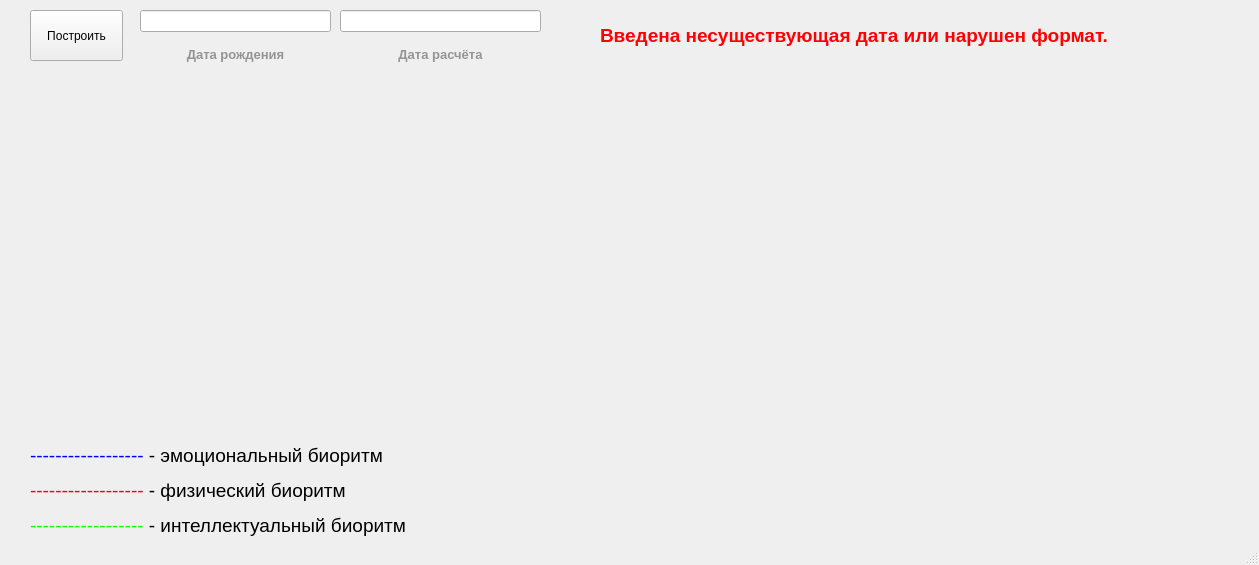
<?xml version="1.0" encoding="UTF-8"?>
<ui version="4.0">
 <class>MainWindow</class>
 <widget class="QMainWindow" name="MainWindow">
  <property name="geometry">
   <rect>
    <x>0</x>
    <y>0</y>
    <width>1259</width>
    <height>565</height>
   </rect>
  </property>
  <property name="windowTitle">
   <string>MainWindow</string>
  </property>
  <widget class="QWidget" name="centralwidget">
   <widget class="QPushButton" name="pushButton">
    <property name="geometry">
     <rect>
      <x>30</x>
      <y>10</y>
      <width>93</width>
      <height>51</height>
     </rect>
    </property>
    <property name="text">
     <string>Построить</string>
    </property>
   </widget>
   <widget class="QCustomPlot" name="widget" native="true">
    <property name="geometry">
     <rect>
      <x>30</x>
      <y>70</y>
      <width>1191</width>
      <height>361</height>
     </rect>
    </property>
   </widget>
   <widget class="QLabel" name="label">
    <property name="geometry">
     <rect>
      <x>30</x>
      <y>420</y>
      <width>651</width>
      <height>141</height>
     </rect>
    </property>
    <property name="text">
     <string>&lt;html&gt;&lt;head/&gt;&lt;body&gt;&lt;p&gt;&lt;span style=&quot; font-size:14pt; color:#0000ff;&quot;&gt;------------------&lt;/span&gt;&lt;span style=&quot; font-size:14pt;&quot;&gt; - эмоциональный биоритм&lt;/span&gt;&lt;/p&gt;&lt;p&gt;&lt;span style=&quot; font-size:14pt; color:#ff0004;&quot;&gt;------------------&lt;/span&gt;&lt;span style=&quot; font-size:14pt;&quot;&gt; - физический биоритм&lt;/span&gt;&lt;/p&gt;&lt;p&gt;&lt;span style=&quot; font-size:14pt; color:#11ff00;&quot;&gt;------------------&lt;/span&gt;&lt;span style=&quot; font-size:14pt;&quot;&gt; - интеллектуальный биоритм&lt;/span&gt;&lt;/p&gt;&lt;/body&gt;&lt;/html&gt;</string>
    </property>
   </widget>
   <widget class="QLabel" name="check">
    <property name="geometry">
     <rect>
      <x>600</x>
      <y>20</y>
      <width>611</width>
      <height>31</height>
     </rect>
    </property>
    <property name="text">
     <string>&lt;html&gt;&lt;head/&gt;&lt;body&gt;&lt;p&gt;&lt;span style=&quot; font-size:14pt; font-weight:700; color:#ff0004;&quot;&gt;Введена несуществующая дата или нарушен формат.&lt;/span&gt;&lt;/p&gt;&lt;/body&gt;&lt;/html&gt;</string>
    </property>
   </widget>
   <widget class="QWidget" name="">
    <property name="geometry">
     <rect>
      <x>140</x>
      <y>10</y>
      <width>191</width>
      <height>61</height>
     </rect>
    </property>
    <layout class="QVBoxLayout" name="verticalLayout">
     <item>
      <widget class="QLineEdit" name="lineEdit">
       <property name="text">
        <string/>
       </property>
      </widget>
     </item>
     <item>
      <widget class="QLabel" name="label_2">
       <property name="text">
        <string>&lt;html&gt;&lt;head/&gt;&lt;body&gt;&lt;p align=&quot;center&quot;&gt;&lt;span style=&quot; font-size:10pt; font-weight:700; color:#949494;&quot;&gt;Дата рождения&lt;/span&gt;&lt;/p&gt;&lt;/body&gt;&lt;/html&gt;</string>
       </property>
      </widget>
     </item>
    </layout>
   </widget>
   <widget class="QWidget" name="">
    <property name="geometry">
     <rect>
      <x>340</x>
      <y>10</y>
      <width>201</width>
      <height>61</height>
     </rect>
    </property>
    <layout class="QVBoxLayout" name="verticalLayout_2">
     <item>
      <widget class="QLineEdit" name="lineEdit_2">
       <property name="text">
        <string/>
       </property>
      </widget>
     </item>
     <item>
      <widget class="QLabel" name="label_3">
       <property name="text">
        <string>&lt;html&gt;&lt;head/&gt;&lt;body&gt;&lt;p align=&quot;center&quot;&gt;&lt;span style=&quot; font-size:10pt; font-weight:700; color:#949494;&quot;&gt;Дата расчёта&lt;/span&gt;&lt;/p&gt;&lt;/body&gt;&lt;/html&gt;</string>
       </property>
      </widget>
     </item>
    </layout>
   </widget>
  </widget>
  <widget class="QMenuBar" name="menubar">
   <property name="geometry">
    <rect>
     <x>0</x>
     <y>0</y>
     <width>1259</width>
     <height>26</height>
    </rect>
   </property>
  </widget>
  <widget class="QStatusBar" name="statusbar"/>
 </widget>
 <customwidgets>
  <customwidget>
   <class>QCustomPlot</class>
   <extends>QWidget</extends>
   <header>qcustomplot.h</header>
   <container>1</container>
  </customwidget>
 </customwidgets>
 <resources/>
 <connections/>
</ui>
